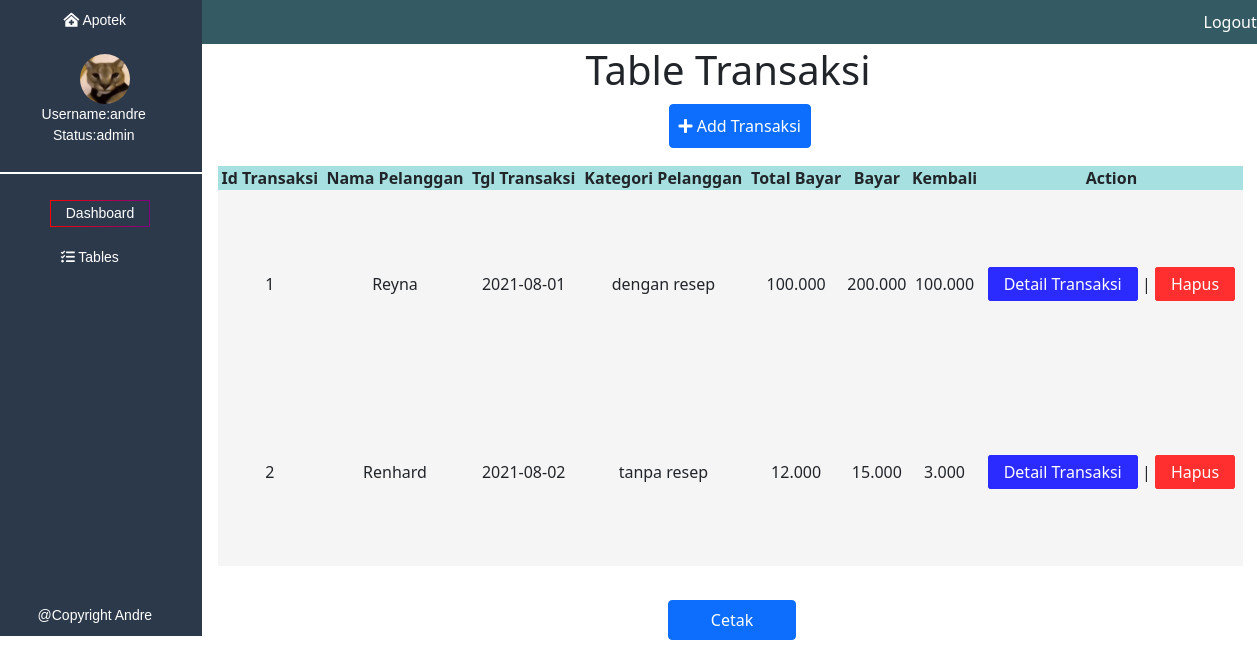
Screenshot of /viewtransaksi.php (signed in) with the database file from the repository.
### tables this page shows
CREATE TABLE `tb_transaksi` (
  `idtransaksi` int(5) NOT NULL AUTO_INCREMENT,
  `tgltransaksi` date NOT NULL,
  `idpelanggan` int(4) NOT NULL,
  `kategoripelanggan` varchar(15) NOT NULL,
  `totalbayar` double DEFAULT NULL,
  `bayar` double DEFAULT NULL,
  `kembali` double DEFAULT NULL,
  `namapelanggan` varchar(20) NOT NULL,
  `namakaryawan` varchar(20) DEFAULT NULL,
  PRIMARY KEY (`idtransaksi`),
  KEY `idpelanggan` (`idpelanggan`),
  CONSTRAINT `tb_transaksi_ibfk_1` FOREIGN KEY (`idpelanggan`) REFERENCES `tb_pelanggan` (`idpelanggan`)
);

CREATE TABLE `tb_pelanggan` (
  `idpelanggan` int(4) NOT NULL AUTO_INCREMENT,
  `namalengkap` varchar(50) NOT NULL,
  `alamat` varchar(100) NOT NULL,
  `telp` int(15) NOT NULL,
  `usia` int(2) NOT NULL,
  `buktifotoresep` varchar(255) NOT NULL,
  PRIMARY KEY (`idpelanggan`)
);

### viewtransaksi.php (the view, shortened to what this page needs)
<?php
    include 'koneksi.php';
?>
<html lang="en">
<head>
    <link rel="stylesheet" href="design.css">
    <link rel="stylesheet" href="https://pro.fontawesome.com/releases/v5.10.0/css/all.css"/>
    <link href="https://cdn.jsdelivr.net/npm/bootstrap@5.1.0/dist/css/bootstrap.min.css" rel="stylesheet">
</head>
<body>
  <?php
  if($_SESSION["leveluser"]=="admin"){
  ?>
        <div class="row">
            <div class="col-2 awal"><i class="fas fa-clinic-medical"></i> Apotek</div>
            <?php
            if(isset($_SESSION["username"])){
            ?>
            <div class="col-10 dua"><a href="logout.php" class="link">Logout</a></div>
            <?php } ?>
        </div>
        <div class="row">
            <div class="col-2 awal"><div class="img"></div> <p id="sen" style="margin-left: -2px;">Username:<?php echo $_SESSION["username"];?><br>Status:<?php echo $_SESSION["leveluser"];?></p></div>
            <div class="col-5" style="margin-top: 60px;margin-left: 455px;"><button id="add" type="button" class="btn btn-primary" data-bs-toggle="modal" data-bs-target="#exampleModal"><i class="fas fa-plus"></i> Add Transaksi</button></div>
        </div>
        <div class="row">
          <div class="col-2 awal"><p id="line"></p></div>
        </div>
        <div class="row">
          <div class="col-2 awal"><div class="wapo"><div class="module"><a href="dashboard.php" style="color: white; text-decoration:none;">Dashboard</a></div></div></div>
        </div>
        <div class="row">
          <div class="col-2 awal" style="height:358px;"><a class="nara" data-bs-toggle="collapse" href="#collapseExample" role="button" aria-expanded="false" aria-controls="collapseExample"><i class="fas fa-tasks"></i> Tables</a>
        </div>
        <div class="row">
          <div class="col-2 awal" style="width: 17%;"> @Copyright Andre</div>
        </div>
   <center><h1 style="margin-top: -590px;">Table Transaksi</h1></center>
   <table style="width: 80%;height: 400px;margin-left: 230px;margin-top: -470px;">
       <thead>
           <tr>
               <th>Id Transaksi</th>
               <th>Nama Pelanggan</th>
               <th>Tgl Transaksi</th>
               <th>Kategori Pelanggan</th>
               <th>Total Bayar</th>
               <th>Bayar</th>
               <th>Kembali</th>
               <th>Action</th>
           </tr>
       </thead>
       <tbody>
           <?php
            $query="SELECT * FROM tb_transaksi
            LEFT JOIN tb_karyawan ON tb_transaksi.idpelanggan = tb_karyawan.idkaryawan
            LEFT JOIN tb_pelanggan ON tb_transaksi.idpelanggan = tb_pelanggan.idpelanggan";
           $result= mysqli_query($koneksi,$query);
            while($row=mysqli_fetch_assoc($result))
           {
           ?>
        <tr>
           <td><?php echo $row['idtransaksi']; ?></td>
           <td><?php echo $row['namalengkap']; ?></td>
           <td><?php echo $row['tgltransaksi']; ?></td>
           <td><?php echo $row['kategoripelanggan']; ?></td>
           <td><?php echo number_format($row['totalbayar'],0, ',','.'); ?></td>
           <td><?php echo number_format($row['bayar'],0, ',','.'); ?></td>
           <td><?php echo number_format($row['kembali'],0, ',','.'); ?></td>
           <td>
               <a href="transaksi_detail.php?idtransaksi=<?php echo $row['idtransaksi'];?>"class="ed">Detail Transaksi</a> |
               <a href="deletetransaksi.php?idtransaksi=<?php echo $row['idtransaksi'];?>" id="del">Hapus</a>
           </td>
        </tr>
        <?php
           }
        ?>
       </tbody>
   </table>
    <br>
   <button class="btn btn-primary" style="width: 10%;margin-left: 680px; margin-top: -60px;margin-bottom: 20px;" onclick="window.print()">Cetak</button>
   <?php
  }
   ?>
</body>
</html>

### design.css (style rules this page uses)
h1 { margin-top: -580px; margin-left: 199px; }
table { text-align: center; margin-top: 50px; }
thead { background-color: rgb(166, 224, 224); }
tbody { background-color: rgb(245, 245, 245); }
.ed { border: 1px solid rgb(43, 43, 255); background-color: rgb(43, 43, 255); text-decoration: none; padding-left: 15px; border-radius: 3px; color: white; padding-right: 15px; padding-top: 5px; padding-bottom: 5px; }
#del { border: 1px solid rgb(255, 47, 47); background-color: rgb(255, 47, 47); text-decoration: none; padding-left: 15px; border-radius: 3px; color: white; padding-right: 15px; padding-top: 5px; padding-bottom: 5px; }
#add { text-decoration: none; color: white; text-align: center; padding: 9px; }
body { overflow-x: hidden; }
a { text-decoration: none; }
.awal { background-color: #2C394B; font-size: 14px; color: white; font-family: Verdana, Geneva, Tahoma, sans-serif; text-align: center; padding: 10px; }
.dua { background-color: #345B63; padding: 10px; }
.link { text-decoration: none; color: white; margin-left: 990px; float: left; }
.img { background-image:url(image/hecker.jpeg); border-radius: 100px; background-size: cover; width: 50px; height: 50px; margin-left: 80px; }
#sen { font-size: 14px; }
.nara { text-decoration: none; color: white; margin-left: -10px; }
.nara::after { content: ''; width: 0%; transition: width 0.3s; }
.wapo { margin-top: -10px; position: relative; background: linear-gradient(to right, red, purple); max-width: 100px; margin-left: 50px; padding: 1px; }
.module { background: #2C394B; color: white; padding: 2px; }
#line::after { content:''; display: block; border: 1px solid rgb(255, 255, 255); width: 210px; margin-top: -10px; }

### rows the page displays
tb_transaksi: idtransaksi "1", idpelanggan.namalengkap "Reyna", tgltransaksi "2021-08-01", kategoripelanggan "dengan resep", totalbayar "100.000", bayar "200.000", kembali "100.000"
tb_transaksi: idtransaksi "2", idpelanggan.namalengkap "Renhard", tgltransaksi "2021-08-02", kategoripelanggan "tanpa resep", totalbayar "12.000", bayar "15.000", kembali "3.000"

### other values shown
$_SESSION["username"] "andre"
$_SESSION["leveluser"] "admin"
